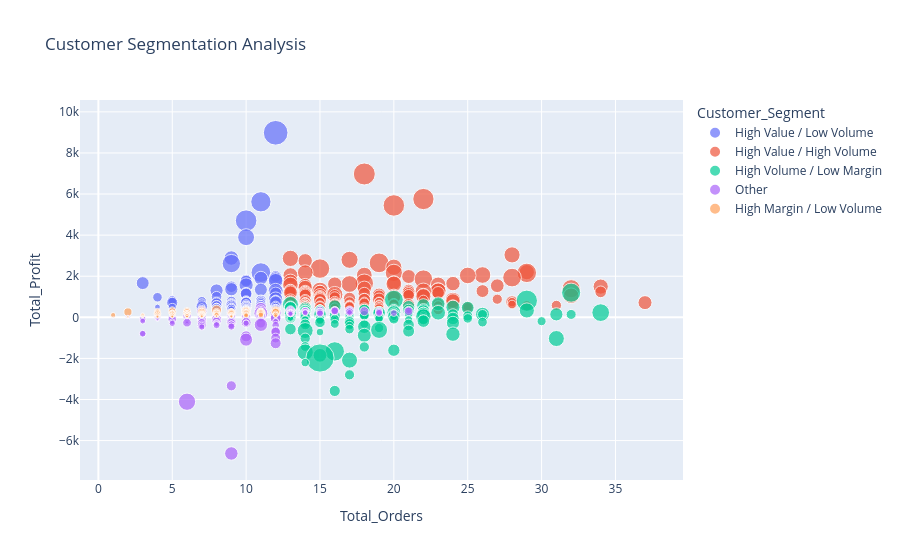

Notebook cell for this chart:
### Code cell
seg_df = _.DataFrame()
fig = px.scatter(seg_df,x="Total_Orders",y="Total_Profit",color="Customer_Segment",size="Total_Sales",hover_name="Customer Name",title="Customer Segmentation Analysis")
fig.show()

### Figure 1 — Plotly figure (JSON) as saved in the notebook; plotly's stock layout.template omitted (floating-point values rounded to 4 significant figures; data arrays with more than 128 entries replaced by an {"elided": "..."} marker saying what was removed)
{"data": [{"hovertemplate": "<b>%{hovertext}</b><br><br>Customer_Segment=High Value / Low Volume<br>Total_Orders=%{x}<br>Total_Profit=%{y}<br>Total_Sales=%{marker.size}<extra></extra>", "hovertext": ["Tamara Chand", "Hunter Lopez", "Tom Ashbrook", "Christopher Martinez", "Andy Reiter", "Bill Shonely", "Christopher Conant", "Steven Roelle", "Robert Marley", "Alan Dominguez", "Mark Cousins", "Yana Sorensen", "Katrina Willman", "Mitch Willingham", "Corinna Mitchell", "Bill Eplett", "Amy Cox", "Dianna Wilson", "Yoseph Carroll", "Pierre Wener", "Rick Huthwaite", "Gary Hwang", "Jim Kriz", "Carol Adams", "Bradley Drucker", "Erica Smith", "Ionia McGrath", "Sarah Brown", "Craig Carroll", "Karen Carlisle", "Robert Dilbeck", "Thomas Boland", "George Zrebassa", "Hunter Glantz", "Shaun Weien", "Gary Mitchum", "Justin Ellison", "Mary Zewe", "John Lucas", "Karen Bern", "Nicole Hansen", "Bobby Elias", "Jim Karlsson", "Tamara Willingham", "Doug Jacobs", "Rick Reed", "Fred Chung", "Kelly Collister", "Jack Garza", "Pauline Johnson", "Toby Gnade", "Lindsay Williams", "Ellis Ballard", "Becky Pak", "Ricardo Sperren", "Phillip Flathmann", "Juliana Krohn", "Sandra Glassco", "John Stevenson", "Rick Hansen", "Deirdre Greer", "Lauren Leatherbury", "Lisa DeCherney", "Duane Noonan", "Sara Luxemburg", "Peter McVee", "Benjamin Farhat", "Ashley Jarboe", "Nora Paige", "Nora Pelletier", "Valerie Mitchum", "Meg Tillman", "Jenna Caffey", "Edward Nazzal", "Toby Braunhardt", "Mark Hamilton", "Denny Joy", "Michelle Huthwaite", "Deanra Eno", "Monica Federle", "Justin Ritter", "Eva Jacobs", "Neil Ducich", "Doug Bickford", "Andrew Allen", "Daniel Byrd", "Carlos Daly", "Beth Thompson", "Bradley Talbott", "Chad McGuire", "Frank Gastineau", "Charles Crestani", "Raymond Messe", "Nicole Fjeld", "Ed Jacobs", "Brendan Sweed", "Shaun Chance", "Harold Pawlan", "Victoria Brennan", "Carl Weiss", "Steve Carroll", "Trudy Glocke", "Aaron Hawkins", "Chris McAfee"], "legendgroup": "High Value / Low Volume", "marker": {"color": "#636efa", "size": [19050.0, 12870.0, 14600.0, 8954.0, 6608.0, 10500.0, 12130.0, 4346.0, 5979.0, 6107.0, 4432.0, 6720.0, 4417.0, 5254.0, 6340.0, 4205.0, 5528.0, 5272.0, 5454.0, 3922.0, 6979.0, 4173.0, 4760.0, 3790.0, 4411.0, 3510.0, 2873.0, 6411.0, 2854.0, 2121.0, 2787.0, 3589.0, 2455.0, 3690.0, 2922.0, 3079.0, 2697.0, 2565.0, 2725.0, 3153.0, 2673.0, 2261.0, 3760.0, 5279.0, 3356.0, 3302.0, 3889.0, 3908.0, 2359.0, 1824.0, 3058.0, 3230.0, 4358.0, 1698.0, 3221.0, 2206.0, 3748.0, 3407.0, 3868.0, 3621.0, 3196.0, 2741.0, 1962.0, 2140.0, 3053.0, 4116.0, 1585.0, 1839.0, 3908.0, 1229.0, 2455.0, 2890.0, 1058.0, 2199.0, 2198.0, 2456.0, 2013.0, 2985.0, 2551.0, 1758.0, 2202.0, 2657.0, 2893.0, 1989.0, 1791.0, 2172.0, 2034.0, 2568.0, 2684.0, 1662.0, 1383.0, 2472.0, 1453.0, 2031.0, 2162.0, 2455.0, 1875.0, 1990.0, 2006.0, 1137.0, 1255.0, 2075.0, 1745.0, 2306.0], "sizemode": "area", "sizeref": 62.61, "symbol": "circle"}, "mode": "markers", "name": "High Value / Low Volume", "orientation": "v", "showlegend": true, "type": "scatter", "x": [12, 11, 10, 10, 9, 9, 11, 12, 11, 12, 10, 12, 10, 3, 10, 9, 9, 11, 8, 12, 12, 10, 12, 10, 10, 8, 4, 12, 12, 10, 5, 11, 5, 11, 9, 12, 7, 10, 11, 10, 11, 5, 12, 12, 8, 10, 10, 5, 7, 10, 9, 11, 8, 11, 9, 10, 9, 11, 9, 8, 8, 12, 7, 11, 9, 7, 8, 10, 10, 7, 12, 10, 4, 9, 11, 11, 5, 10, 9, 12, 10, 8, 8, 11, 12, 12, 9, 9, 10, 7, 11, 11, 9, 12, 8, 10, 10, 10, 10, 11, 8, 10, 11, 8], "xaxis": "x", "y": [8981.0, 5622.0, 4704.0, 3900.0, 2885.0, 2616.0, 2177.0, 1990.0, 1903.0, 1870.0, 1802.0, 1778.0, 1756.0, 1666.0, 1572.0, 1488.0, 1366.0, 1349.0, 1306.0, 1290.0, 1289.0, 1176.0, 1173.0, 1143.0, 1142.0, 1003.0, 975.8, 885.5, 850.2, 846.1, 835.8, 829.2, 828.7, 804.6, 793.7, 793.3, 789.6, 787.8, 779.9, 763.9, 760.2, 755.9, 750.9, 737.4, 731.6, 721.7, 714.3, 709.4, 684.2, 683.0, 682.2, 662.8, 656.2, 647.4, 633.5, 591.3, 586.7, 570.4, 565.0, 563.8, 562.8, 560.0, 557.2, 540.5, 528.0, 526.8, 523.2, 521.1, 514.6, 514.5, 513.5, 509.0, 502.9, 496.1, 491.0, 484.8, 483.0, 476.9, 464.5, 456.9, 452.4, 451.9, 443.3, 438.8, 435.8, 431.4, 426.7, 417.6, 409.5, 409.1, 394.7, 392.3, 392.1, 388.2, 387.0, 381.8, 379.6, 373.9, 371.2, 370.8, 370.2, 365.7, 365.2, 365.0], "yaxis": "y"}, {"hovertemplate": "<b>%{hovertext}</b><br><br>Customer_Segment=High Value / High Volume<br>Total_Orders=%{x}<br>Total_Profit=%{y}<br>Total_Sales=%{marker.size}<extra></extra>", "hovertext": {"elided": "166 str values"}, "legendgroup": "High Value / High Volume", "marker": {"color": "#EF553B", "size": {"elided": "166 float values"}, "sizemode": "area", "sizeref": 62.61, "symbol": "circle"}, "mode": "markers", "name": "High Value / High Volume", "orientation": "v", "showlegend": true, "type": "scatter", "x": {"elided": "166 int values"}, "xaxis": "x", "y": {"elided": "166 float values"}, "yaxis": "y"}, {"hovertemplate": "<b>%{hovertext}</b><br><br>Customer_Segment=High Volume / Low Margin<br>Total_Orders=%{x}<br>Total_Profit=%{y}<br>Total_Sales=%{marker.size}<extra></extra>", "hovertext": {"elided": "155 str values"}, "legendgroup": "High Volume / Low Margin", "marker": {"color": "#00cc96", "size": {"elided": "155 float values"}, "sizemode": "area", "sizeref": 62.61, "symbol": "circle"}, "mode": "markers", "name": "High Volume / Low Margin", "orientation": "v", "showlegend": true, "type": "scatter", "x": {"elided": "155 int values"}, "xaxis": "x", "y": {"elided": "155 float values"}, "yaxis": "y"}, {"hovertemplate": "<b>%{hovertext}</b><br><br>Customer_Segment=Other<br>Total_Orders=%{x}<br>Total_Profit=%{y}<br>Total_Sales=%{marker.size}<extra></extra>", "hovertext": {"elided": "211 str values"}, "legendgroup": "Other", "marker": {"color": "#ab63fa", "size": {"elided": "211 float values"}, "sizemode": "area", "sizeref": 62.61, "symbol": "circle"}, "mode": "markers", "name": "Other", "orientation": "v", "showlegend": true, "type": "scatter", "x": {"elided": "211 int values"}, "xaxis": "x", "y": {"elided": "211 float values"}, "yaxis": "y"}, {"hovertemplate": "<b>%{hovertext}</b><br><br>Customer_Segment=High Margin / Low Volume<br>Total_Orders=%{x}<br>Total_Profit=%{y}<br>Total_Sales=%{marker.size}<extra></extra>", "hovertext": {"elided": "157 str values"}, "legendgroup": "High Margin / Low Volume", "marker": {"color": "#FFA15A", "size": {"elided": "157 float values"}, "sizemode": "area", "sizeref": 62.61, "symbol": "circle"}, "mode": "markers", "name": "High Margin / Low Volume", "orientation": "v", "showlegend": true, "type": "scatter", "x": {"elided": "157 int values"}, "xaxis": "x", "y": {"elided": "157 float values"}, "yaxis": "y"}], "layout": {"legend": {"itemsizing": "constant", "title": {"text": "Customer_Segment"}, "tracegroupgap": 0}, "title": {"text": "Customer Segmentation Analysis"}, "xaxis": {"anchor": "y", "domain": [0, 1], "title": {"text": "Total_Orders"}}, "yaxis": {"anchor": "x", "domain": [0, 1], "title": {"text": "Total_Profit"}}}}
